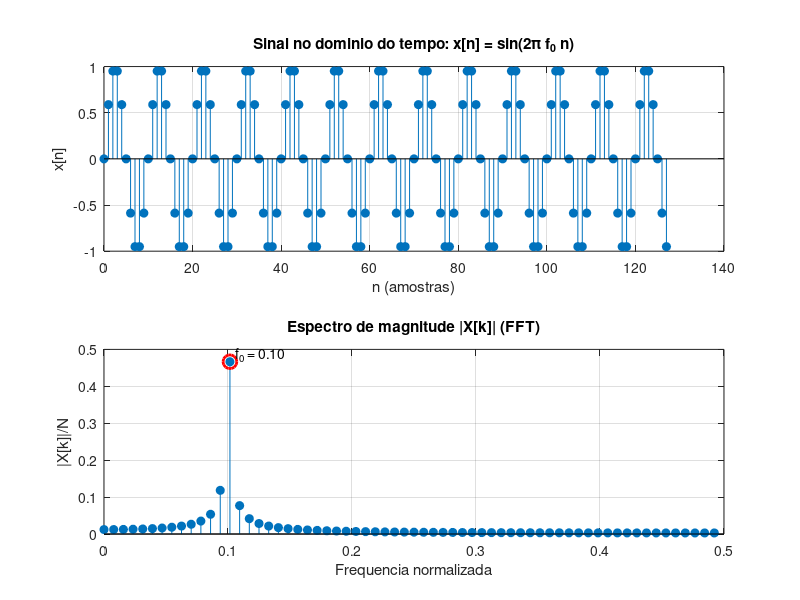

This chart was generated by the following MATLAB code:
% =========================================================================
% ATIVIDADE 01 - Senoide discreta + FFT
% -------------------------------------------------------------------------
% Gera uma senoide discreta de frequencia normalizada f0 = 0.1 com N = 128
% amostras, exibe o sinal no dominio do tempo e calcula seu espectro via
% FFT, identificando a frequencia dominante.
% =========================================================================

clear; clc; close all;

% --- Parametros do sinal ---
N  = 128;          % numero de amostras
f0 = 0.1;          % frequencia normalizada (ciclos/amostra)
n  = 0:N-1;        % vetor de indices de tempo discreto

% --- Geracao da senoide discreta ---
x = sin(2*pi*f0*n);

% --- Calculo da FFT ---
X     = fft(x);                 % espectro complexo
mag   = abs(X)/N;               % magnitude normalizada
f_nrm = (0:N-1)/N;              % frequencia normalizada (0 a 1)

% --- Identificacao da frequencia dominante (somente metade do espectro) ---
metade        = 1:floor(N/2);
[pico, idx]   = max(mag(metade));
freq_pico     = f_nrm(idx);

fprintf('Frequencia dominante detectada: f = %.4f (esperado %.4f)\n', ...
        freq_pico, f0);
fprintf('Magnitude do pico: %.4f\n', pico);

% --- Graficos ---
fig = figure('Name','Atividade 01 - Senoide + FFT','Position',[100 100 900 600]);

subplot(2,1,1);
stem(n, x, 'filled');
title('Sinal no dominio do tempo: x[n] = sin(2\pi f_0 n)');
xlabel('n (amostras)'); ylabel('x[n]'); grid on;

subplot(2,1,2);
stem(f_nrm(metade), mag(metade), 'filled');
hold on;
plot(freq_pico, pico, 'ro', 'MarkerSize', 10, 'LineWidth', 2);
text(freq_pico, pico, sprintf('  f_0 = %.2f', freq_pico), ...
     'VerticalAlignment','bottom');
title('Espectro de magnitude |X[k]| (FFT)');
xlabel('Frequencia normalizada'); ylabel('|X[k]|/N'); grid on;

% --- Salvar PNG em Resultados/ ---
script_dir = fileparts(mfilename('fullpath'));
out_dir    = fullfile(script_dir, '..', '..', 'Resultados');
if ~exist(out_dir, 'dir'); mkdir(out_dir); end
print(fig, fullfile(out_dir, 'sim1_atividade1_senoide_fft.png'), '-dpng', '-r120');
fprintf('Figura salva em: %s\n', fullfile(out_dir, 'sim1_atividade1_senoide_fft.png'));
